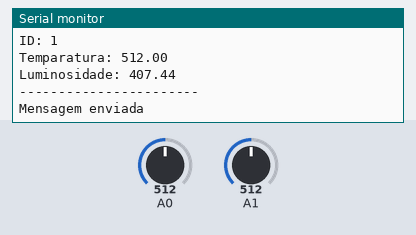
Bench run of a sketch on a simulated Arduino Uno, built with avr-gcc and run on an emulated ATmega328P. On the bench: the last lines printed to the serial monitor. The test bench sets the inputs (shaded band); at power-on: A0 = 512, A1 = 512. No radio packets arrive unless stated.

Above: at 1.4 s.
1.5 s: A0 set to 716
At 2.9 s:
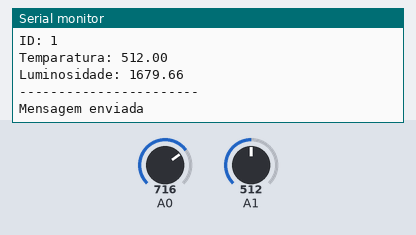
3.0 s: A1 set to 716
4.5 s: A0 set to 900
At 5.9 s:
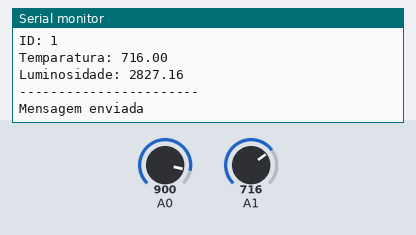
6.0 s: A1 set to 900
Timing chart, 0 to 8.5 s (numbered marks = the images above; inputs shaded):
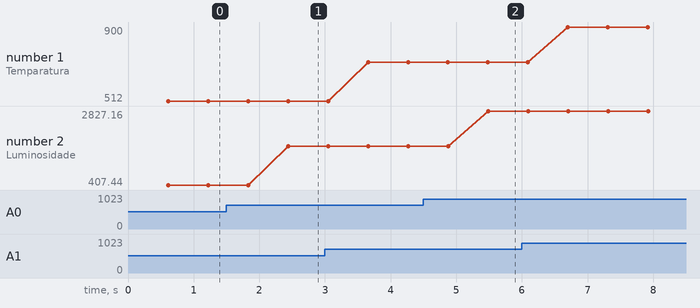

Measured:
- after the input at 1.5 s, the serial monitor: prints a new line after 0.94 s (image 1)
- after the input at 4.5 s, the serial monitor: prints a new line after 0.99 s (image 2)
- plotted number 1: 512 → 716 after the input at 3.0 s, 716 → 900 after the input at 6.0 s
- plotted number 2: 407.44 → 1679.66 after the input at 1.5 s, 1679.66 → 2827.16 after the input at 4.5 s

The sketch:

envia.ino
```cpp
#include <RF24Network.h>
#include <RF24.h>
#include <SPI.h>
#include <avr/wdt.h>

#define DEBUG //!<Ativa a depuração

RF24 radio(9, 10);
RF24Network network(radio);

const uint16_t hotspot = 01; // Endereço desse spot em Octal ou ID 01
const uint16_t base = 00; // Endereço da base em Octal
const unsigned long interval = 600; //ms // Frequência de envio dos dados

// Estrutura da mensagem
struct __attribute__ ((__packed__)) message_t {
  int id;
  float temperature;
  float luminosidade;
}; message_t message;

RF24NetworkHeader header(base);


void setup(void)
{
  Serial.begin(57600);
  Serial.print("RF24Network / ID: ");
  Serial.println(hotspot);
  SPI.begin();
  radio.begin();
  radio.setPALevel(RF24_PA_MAX); //Recomendo para módulo PA+LNA
  //radio.setDataRate(RF24_250KBPS); //Recomendável para longas distâncias
  network.begin(/*channel*/ 90, /*node address*/ hotspot);
  wdt_enable(WDTO_8S); //Função que ativa e altera o Watchdog 2 4 8
}


void loop() {
  wdt_reset();//zera o wdt
  network.update(); // Verifica a rede regularmente
  float l = ((analogRead (A0)*6.2364)-2785.6); //leitura da luminosidade  6,2364x - 2785,6
  float t = analogRead (A1); //leitura da temperatura

  message = (message_t) {
    hotspot, t, l
  }; // Ordem dos dados (ID, Temperatura, Umidade)
  header.type = 't';

  if (network.write(header, &message, sizeof(message))) {
    Serial.print("Mensagem enviada\n");
  }
  else {
    Serial.print("Não foi possível enviar\n");
  }
  // Aguarda envio
  delay(interval);

     #ifdef DEBUG
       Serial.println("-----------------------");
       Serial.print("ID: ");
       Serial.println(message.id);
       Serial.print("Temparatura: ");
       Serial.println(message.temperature);
       Serial.print("Luminosidade: ");
       Serial.println(message.luminosidade);
       Serial.println("-----------------------");
     #endif /// DEBUG
}
```
